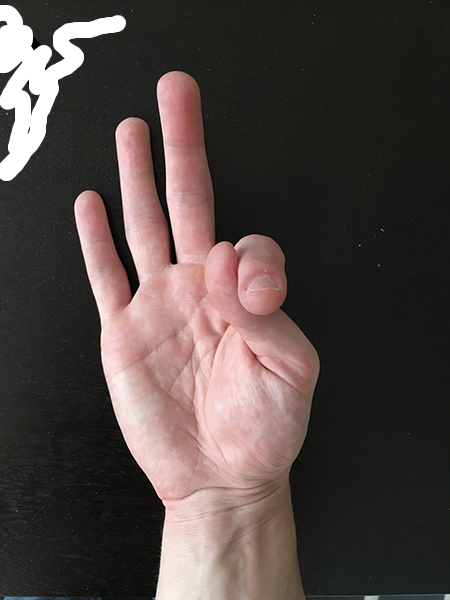
#> input picture contour-extreme-points/hand_02.png, 450 x 600 px
$ python extreme_points.py   (older library calls are emulated)
#> lines starting #> are read from the running program, lines starting #| are printed output that depends on the picture; after the words box and inside, x2 and y2 are one past the last pixel; in counts of white or black regions, pixels touching at a corner belong together
# USAGE
# python extreme_points.py

# import the necessary packages
import imutils
import cv2

# load the image, convert it to grayscale, and blur it slightly
image = cv2.imread("hand_02.png")
#> image is the input picture: shape (600, 450, 3); mean B, G, R 66.4, 69.6, 80
gray = cv2.cvtColor(image, cv2.COLOR_BGR2GRAY)
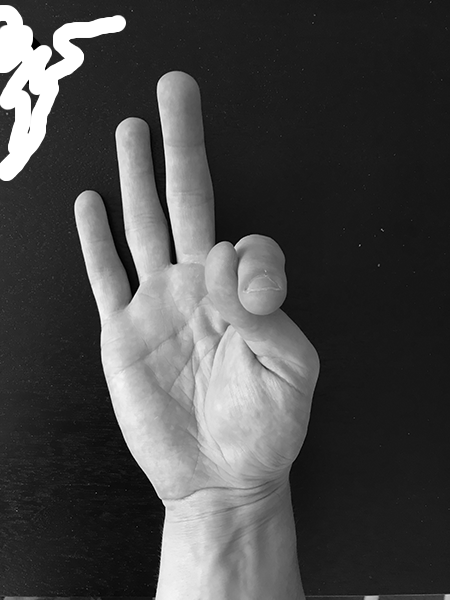
#> gray: shape (600, 450); min 0, max 255, mean 72.3
gray = cv2.GaussianBlur(gray, (5, 5), 0)

# threshold the image, then perform a series of erosions +
# dilations to remove any small regions of noise
thresh = cv2.threshold(gray, 45, 255, cv2.THRESH_BINARY)[1]
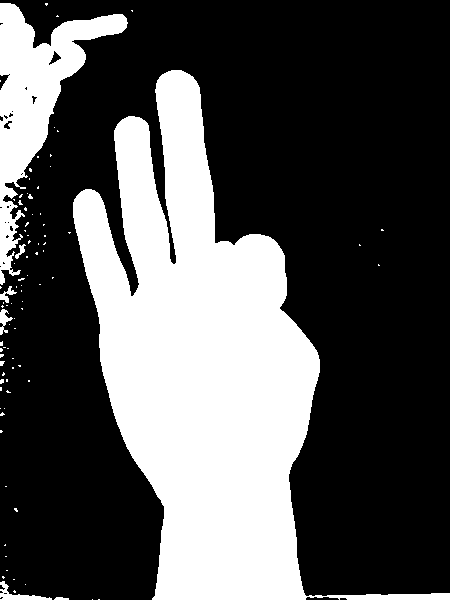
#> thresh: shape (600, 450); 33% white; 90 white regions (83 under 20 px), largest, box (x1, y1, x2, y2) and area: (73, 70, 450, 600) 76940, (0, 3, 128, 285) 11052, (0, 581, 52, 600) 306
thresh = cv2.erode(thresh, None, iterations=2)
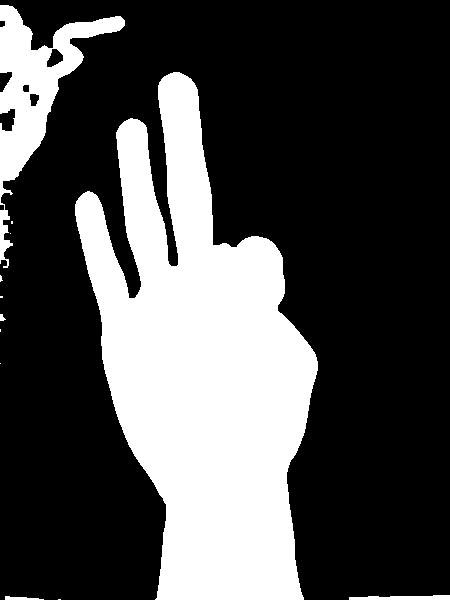
#> thresh: shape (600, 450); 30.1% white; 12 white regions (7 under 20 px), largest, box (x1, y1, x2, y2) and area: (75, 72, 318, 600) 72029, (0, 5, 125, 268) 8644, (349, 595, 450, 600) 391, (5, 596, 44, 600) 100, (0, 314, 6, 321) 28
thresh = cv2.dilate(thresh, None, iterations=2)
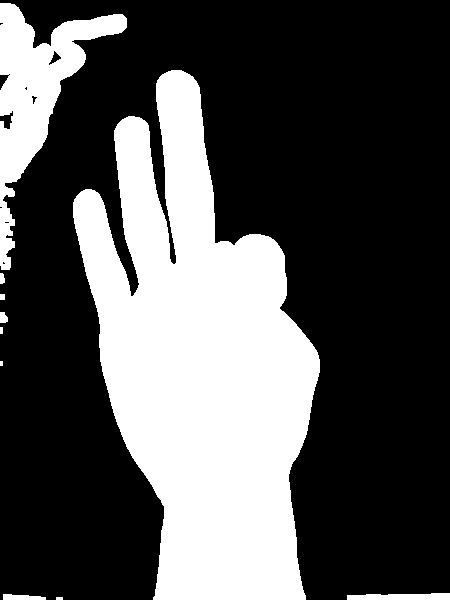
#> thresh: shape (600, 450); 32.5% white; 10 white regions (1 under 20 px)
cv2.imshow("Image", thresh)
cv2.waitKey(0)
# find contours in thresholded image, then grab the largest
# one
cnts = cv2.findContours(thresh.copy(), cv2.RETR_EXTERNAL,
	cv2.CHAIN_APPROX_SIMPLE)
#> cnts = 10 contours, 3 with area under 20; largest, box (x1, y1, x2, y2) and area: (73, 70, 320, 600) 75302, (0, 3, 127, 270) 10276, (347, 593, 450, 600) 503, (3, 594, 46, 600) 156, (0, 312, 8, 323) 58, (0, 273, 5, 284) 34, (0, 294, 5, 300) 20
cnts = cnts[0] if imutils.is_cv2() else cnts[1]
c = max(cnts, key=cv2.contourArea)
#> c = contour of 658 points, box (x1, y1, x2, y2) (73, 70, 320, 600), area 75302

# determine the most extreme points along the contour
extLeft = tuple(c[c[:, :, 0].argmin()][0])
#> extLeft = (73, 202)
extRight = tuple(c[c[:, :, 0].argmax()][0])
#> extRight = (319, 372)
extTop = tuple(c[c[:, :, 1].argmin()][0])
#> extTop = (171, 70)
extBot = tuple(c[c[:, :, 1].argmax()][0])
#> extBot = (153, 599)

# draw the outline of the object, then draw each of the
# extreme points, where the left-most is red, right-most
# is green, top-most is blue, and bottom-most is teal
cv2.drawContours(image, [c], -1, (0, 255, 255), 2)
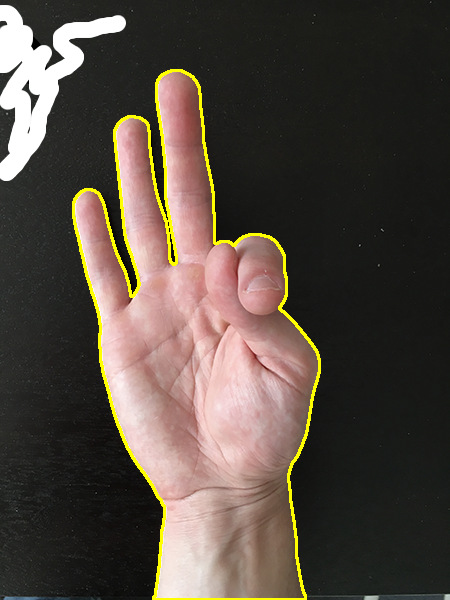
#> image: shape (600, 450, 3); 2.29% of pixels changed, all inside (x1, y1, x2, y2) = (72, 69, 321, 600)
cv2.circle(image, extLeft, 6, (0, 0, 255), -1)
#> image: shape (600, 450, 3); 0.04% of pixels changed, all inside (x1, y1, x2, y2) = (67, 196, 80, 209)
cv2.circle(image, extRight, 6, (0, 255, 0), -1)
#> image: shape (600, 450, 3); mean B, G, R 65, 73.9, 84
cv2.circle(image, extTop, 6, (255, 0, 0), -1)
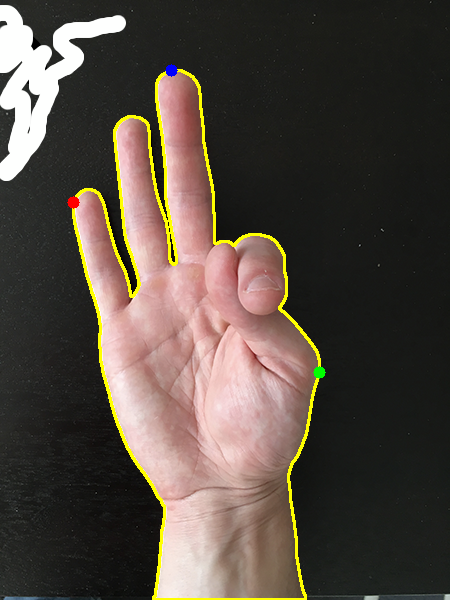
#> image: shape (600, 450, 3); mean B, G, R 65.1, 73.8, 83.9
cv2.circle(image, extBot, 6, (255, 255, 0), -1)
#> image: shape (600, 450, 3); 0.02% of pixels changed, all inside (x1, y1, x2, y2) = (147, 593, 160, 600)

# show the output image
cv2.imshow("Image", image)
cv2.waitKey(0)

$ run again, with contour-extreme-points/hand_03.png copied over contour-extreme-points/hand_02.png
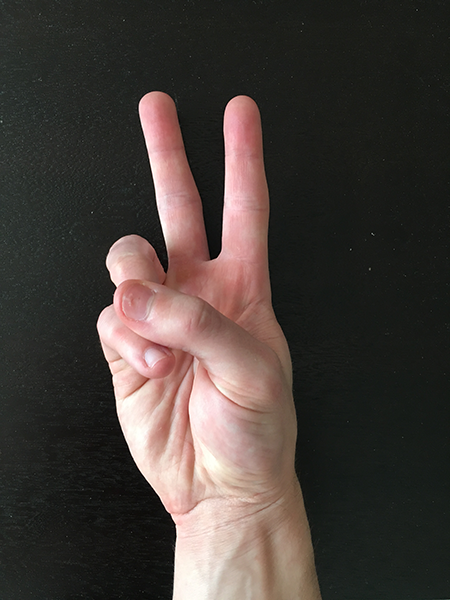
#> input picture contour-extreme-points/hand_03.png, 450 x 600 px
#> image is the input picture: shape (600, 450, 3); mean B, G, R 57.1, 61.6, 69.9
#> `thresh = cv2.dilate(thresh, None, iterations=2)`:
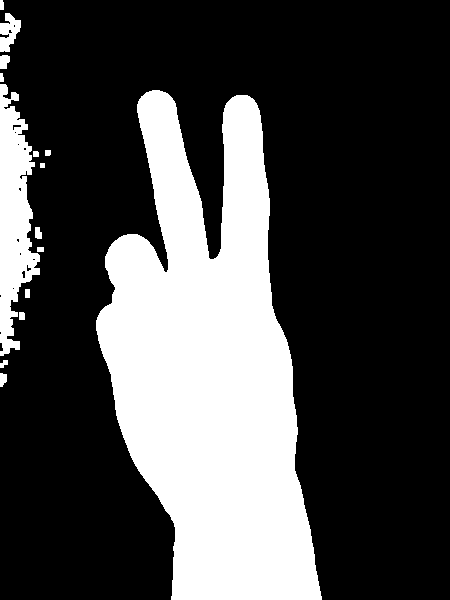
#> thresh: shape (600, 450); 28.8% white; 15 white regions
#> cnts = 15 contours, 1 with area under 20; largest, box (x1, y1, x2, y2) and area: (96, 90, 322, 600) 69471, (0, 84, 40, 356) 6082, (0, 13, 21, 52) 452, (0, 55, 10, 69) 96, (0, 373, 7, 387) 61
#> c = contour of 571 points, box (x1, y1, x2, y2) (96, 90, 322, 600), area 69471
#> extLeft = (96, 320)
#> extRight = (321, 599)
#> extTop = (152, 90)
#> extBot = (171, 599)
#> `cv2.circle(image, extBot, 6, (255, 255, 0), -1)`:
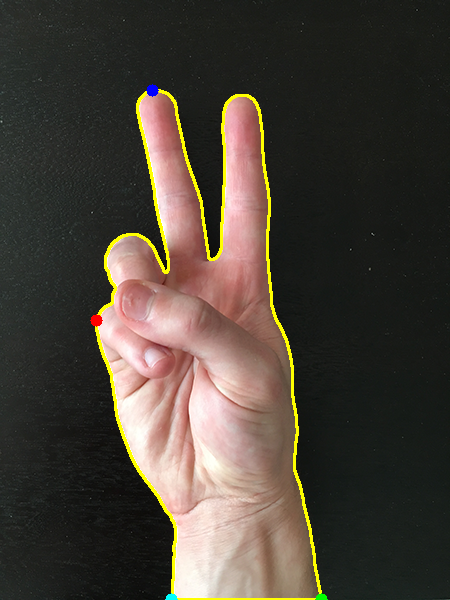
#> image: shape (600, 450, 3); mean B, G, R 55.9, 65.3, 73.3
